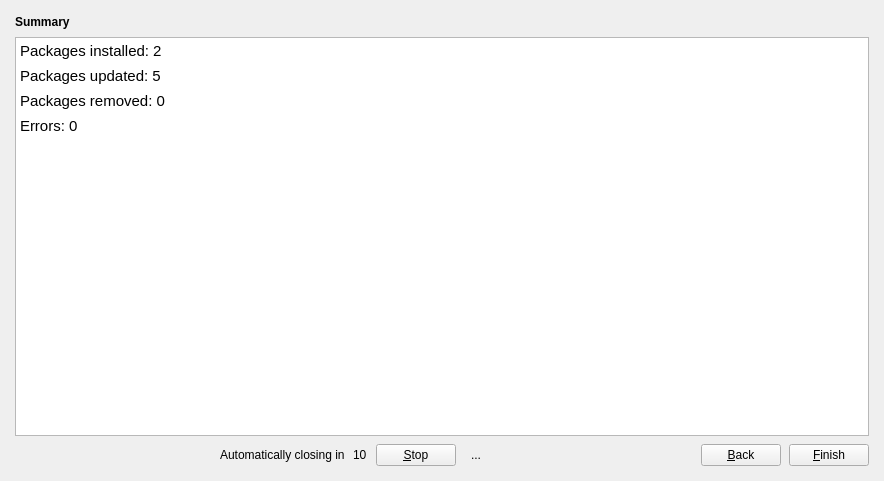
<?xml version="1.0" encoding="UTF-8"?>
<ui version="4.0">
 <class>SummaryPage</class>
 <widget class="QWidget" name="SummaryPage">
  <property name="geometry">
   <rect>
    <x>0</x>
    <y>0</y>
    <width>884</width>
    <height>481</height>
   </rect>
  </property>
  <property name="windowTitle">
   <string>Form</string>
  </property>
  <layout class="QVBoxLayout" name="verticalLayout">
   <property name="spacing">
    <number>8</number>
   </property>
   <property name="leftMargin">
    <number>15</number>
   </property>
   <property name="topMargin">
    <number>15</number>
   </property>
   <property name="rightMargin">
    <number>15</number>
   </property>
   <property name="bottomMargin">
    <number>15</number>
   </property>
   <item>
    <widget class="QLabel" name="headinglabel">
     <property name="text">
      <string>&lt;html&gt;&lt;head/&gt;&lt;body&gt;&lt;p&gt;&lt;span style=&quot; font-weight:600;&quot;&gt;Summary&lt;/span&gt;&lt;/p&gt;&lt;/body&gt;&lt;/html&gt;</string>
     </property>
     <property name="textFormat">
      <enum>Qt::AutoText</enum>
     </property>
    </widget>
   </item>
   <item>
    <widget class="QTextEdit" name="contentTextEdit">
     <property name="enabled">
      <bool>true</bool>
     </property>
     <property name="readOnly">
      <bool>true</bool>
     </property>
     <property name="markdown">
      <string>Packages installed: 2

Packages updated: 5

Packages removed: 0

Errors: 0

</string>
     </property>
     <property name="html">
      <string>&lt;!DOCTYPE HTML PUBLIC &quot;-//W3C//DTD HTML 4.0//EN&quot; &quot;http://www.w3.org/TR/REC-html40/strict.dtd&quot;&gt;
&lt;html&gt;&lt;head&gt;&lt;meta name=&quot;qrichtext&quot; content=&quot;1&quot; /&gt;&lt;style type=&quot;text/css&quot;&gt;
p, li { white-space: pre-wrap; }
&lt;/style&gt;&lt;/head&gt;&lt;body style=&quot; font-family:'Droid Sans'; font-size:11pt; font-weight:400; font-style:normal;&quot;&gt;
&lt;p style=&quot; margin-top:7px; margin-bottom:7px; margin-left:0px; margin-right:0px; -qt-block-indent:0; text-indent:0px;&quot;&gt;Packages installed: 2&lt;/p&gt;
&lt;p style=&quot; margin-top:7px; margin-bottom:7px; margin-left:0px; margin-right:0px; -qt-block-indent:0; text-indent:0px;&quot;&gt;Packages updated: 5&lt;/p&gt;
&lt;p style=&quot; margin-top:7px; margin-bottom:7px; margin-left:0px; margin-right:0px; -qt-block-indent:0; text-indent:0px;&quot;&gt;Packages removed: 0&lt;/p&gt;
&lt;p style=&quot; margin-top:7px; margin-bottom:7px; margin-left:0px; margin-right:0px; -qt-block-indent:0; text-indent:0px;&quot;&gt;Errors: 0&lt;/p&gt;&lt;/body&gt;&lt;/html&gt;</string>
     </property>
    </widget>
   </item>
   <item>
    <layout class="QHBoxLayout" name="buttonsHBox">
     <item>
      <spacer name="buttonBoxHSpacer1">
       <property name="orientation">
        <enum>Qt::Horizontal</enum>
       </property>
       <property name="sizeHint" stdset="0">
        <size>
         <width>40</width>
         <height>20</height>
        </size>
       </property>
      </spacer>
     </item>
     <item>
      <widget class="QLabel" name="countdownCaption">
       <property name="text">
        <string>Automatically closing in</string>
       </property>
      </widget>
     </item>
     <item>
      <widget class="QLabel" name="countdownLabel">
       <property name="text">
        <string>10</string>
       </property>
      </widget>
     </item>
     <item>
      <spacer name="buttonBoxHSpacer3">
       <property name="orientation">
        <enum>Qt::Horizontal</enum>
       </property>
       <property name="sizeType">
        <enum>QSizePolicy::Fixed</enum>
       </property>
       <property name="sizeHint" stdset="0">
        <size>
         <width>1</width>
         <height>15</height>
        </size>
       </property>
      </spacer>
     </item>
     <item>
      <widget class="QPushButton" name="stopButton">
       <property name="text">
        <string>&amp;Stop</string>
       </property>
      </widget>
     </item>
     <item>
      <widget class="QToolButton" name="countdownMenuButton">
       <property name="contextMenuPolicy">
        <enum>Qt::CustomContextMenu</enum>
       </property>
       <property name="text">
        <string>...</string>
       </property>
       <property name="popupMode">
        <enum>QToolButton::InstantPopup</enum>
       </property>
       <property name="autoRaise">
        <bool>true</bool>
       </property>
      </widget>
     </item>
     <item>
      <spacer name="buttonBoxHSpacer2">
       <property name="orientation">
        <enum>Qt::Horizontal</enum>
       </property>
       <property name="sizeType">
        <enum>QSizePolicy::Expanding</enum>
       </property>
       <property name="sizeHint" stdset="0">
        <size>
         <width>20</width>
         <height>20</height>
        </size>
       </property>
      </spacer>
     </item>
     <item>
      <widget class="QPushButton" name="backButton">
       <property name="text">
        <string>&amp;Back</string>
       </property>
      </widget>
     </item>
     <item>
      <widget class="QPushButton" name="finishButton">
       <property name="text">
        <string>&amp;Finish</string>
       </property>
       <property name="autoDefault">
        <bool>false</bool>
       </property>
      </widget>
     </item>
    </layout>
   </item>
  </layout>
 </widget>
 <resources/>
 <connections/>
</ui>
